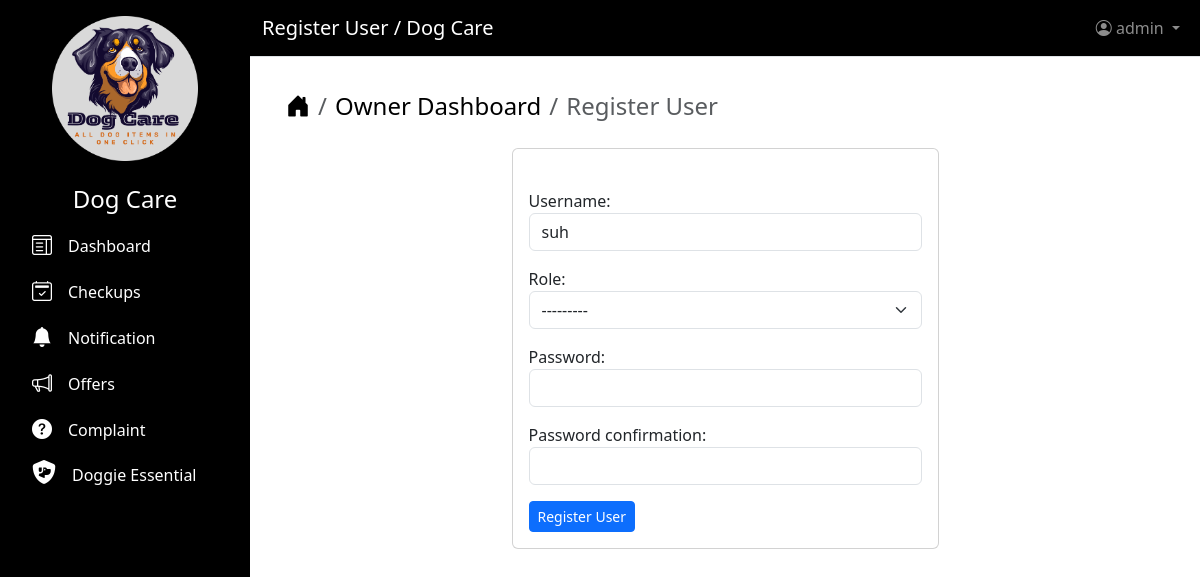
Page /update/users/2 (signed in) on the earlier database version.
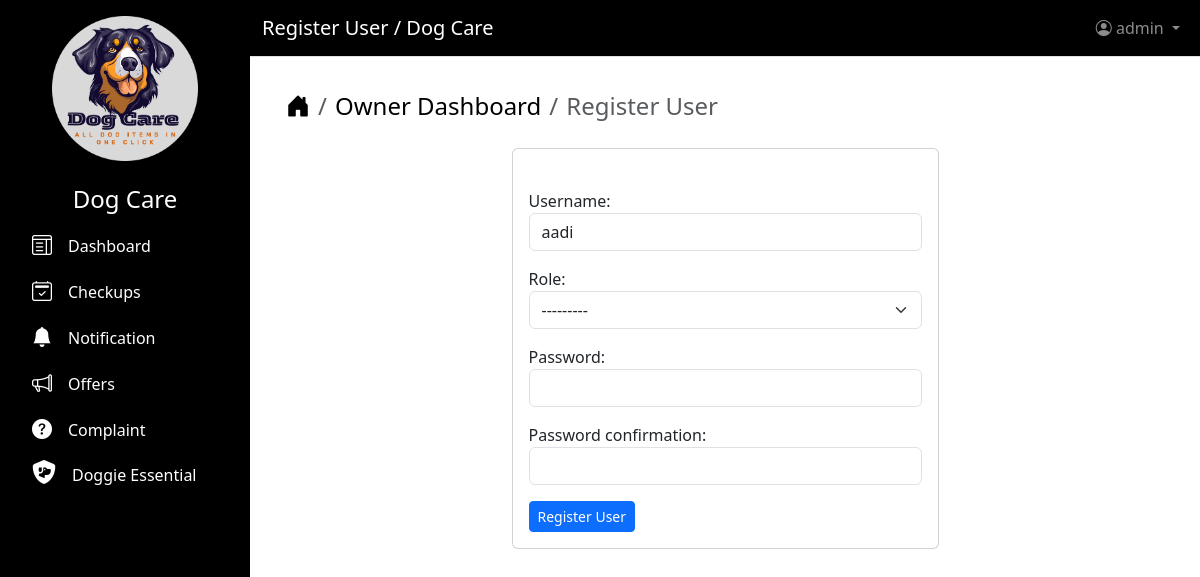
Same page on the later database version.
### users/models.py (models this page shows)
class CustomUser(AbstractUser):
    ROLE = (("SHOP OWNER", "SHOP OWNER"),)
    role = models.CharField(max_length=200, choices=ROLE, blank=True)

### users/views.py (the view, shortened to what this page needs)
# urls.py: path("update/users/<int:pk>", views.update_users, name="update_users"),
@login_required(login_url="signup")
def update_users(request, pk):
    to_update = get_object_or_404(CustomUser, id=pk)
    context = {
        "page_title": "Register User",
        "form": UserRegisterForm(instance=to_update),
    }
    return render(request, "add_update_users.html", context)

### users/forms.py
class UserRegisterForm(UserCreationForm):
    class Meta:
        model = CustomUser
        fields = ["username", "role"]
        widgets = {
            "username": forms.TextInput(attrs={"class": "form-control"}),
            "email": forms.EmailInput(attrs={"class": "form-control"}),
            "first_name": forms.TextInput(attrs={"class": "form-control"}),
            "last_name": forms.TextInput(attrs={"class": "form-control"}),
            "role": forms.Select(attrs={"class": "form-select"}),
        }
    def __init__(self, *args, **kwargs):
        super().__init__(*args, **kwargs)
        self.fields["username"].help_text = " "
        self.fields["password1"].help_text = ""
        self.fields["password2"].help_text = ""
        self.fields["password1"].widget = forms.PasswordInput(
            attrs={"class": "form-control"}
        )
        self.fields["password2"].widget = forms.PasswordInput(
            attrs={"class": "form-control"}
        )

### users/templates/add_update_users.html (shortened to what this page needs)
{% extends "base.html" %}
{% block content %}
    <div class="container  mt-2">
        <nav aria-label="breadcrumb">
            <ol class="breadcrumb fs-4">
                <li class="breadcrumb-item">
                    <a href="{% url 'home' %}" class="text-decoration-none text-black"><i class="bi bi-house-door-fill"></i></a>
                </li>
                {% if request.user.role == "SHOP OWNER"%}
                <li class="breadcrumb-item">
                    <a href="{% url 'shop_dashboard' %}"
                       class="text-decoration-none text-black">Owner Dashboard</a>
                </li>
                {% endif %}
                <li class="breadcrumb-item active " aria-current="page">{{ page_title }}</li>
            </ol>
        </nav>
    </div>
    <div class="container  mt-4">
        <div class="row">
            <div class="col-md-6 mx-auto">
                <div class="card">
                    <div class="card-body mt-4">
                        <form method="post">
                            {{ form.as_p }}
                            <button type="submit" class="btn btn-primary btn-sm">{{ page_title }}</button>
                        </form>
                    </div>
                </div>
            </div>
        </div>
    </div>
{% endblock content %}

Differences in the rows shown:
changed CustomUser: username "suh" → "aadi"
